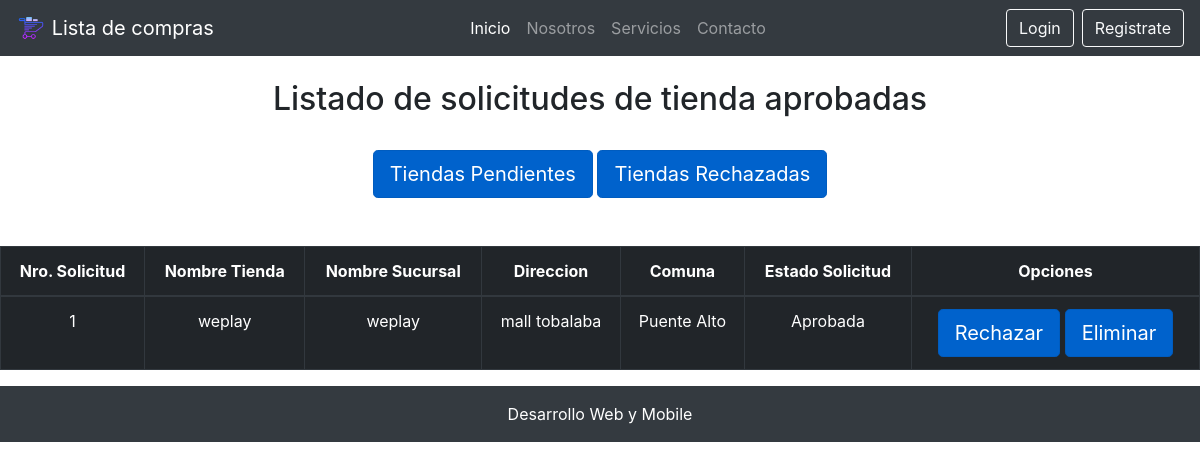
Page /tiendas_aprobadas/ on the earlier database version.
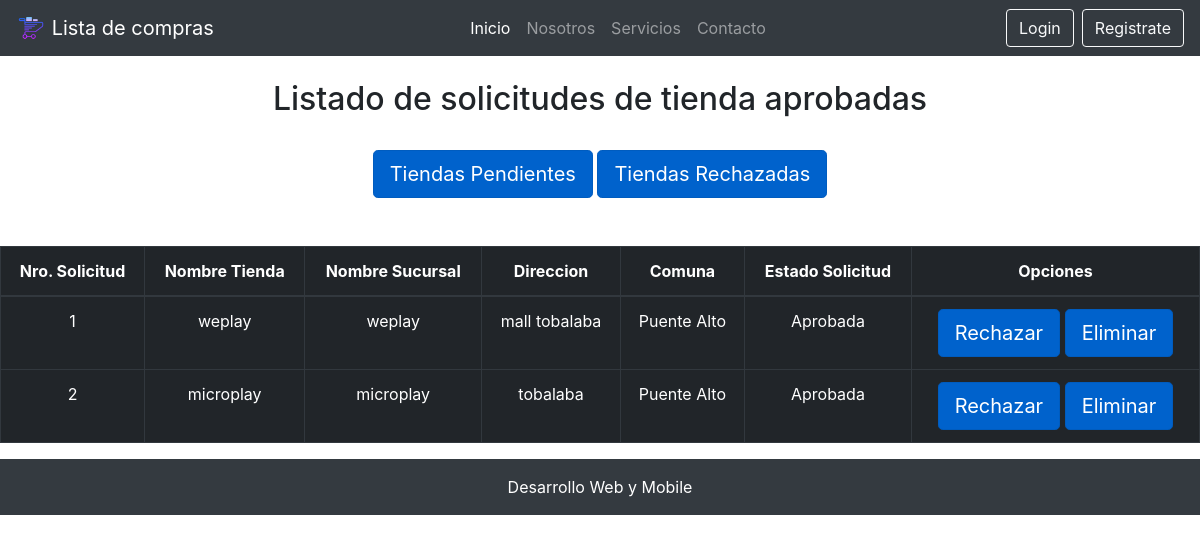
Same page on the later database version.
### core/models.py (models this page shows, shortened)
class Tienda(models.Model):
    nombre = models.CharField(max_length=50)
    nombre_sucursal = models.CharField(max_length=50, verbose_name="Nombre Sucursal")
    direccion = models.CharField(max_length=50)
    comuna = models.ForeignKey(Comuna, on_delete=models.CASCADE)
    estado_tienda = models.ForeignKey(EstadoTienda, on_delete=models.CASCADE, verbose_name="Estado Tienda")

class Comuna(models.Model):
    nombre = models.CharField(max_length=60)
    region = models.ForeignKey(Region, on_delete=models.CASCADE)

class EstadoTienda(models.Model):
    nombre = models.CharField(max_length=30, verbose_name="Estado Tienda")

### core/views.py (the view)
# urls.py: path('tiendas_aprobadas/', tiendasaprobadas, name="tiendas_aprobadas"),
def tiendasaprobadas(request):
    aprobadas = Tienda.objects.filter(estado_tienda=2)
    return render(request, 'core/tiendas_aprobadas.html', {
        'aprobadas': aprobadas
    })

### core/templates/core/tiendas_aprobadas.html (shortened to what this page needs)
{% extends "core/base.html" %}
{% block contenido %}
<br>
<h2 class="text-center">Listado de solicitudes de tienda aprobadas</h2>
<br>
<div class="row">
    <div class="col-12 text-center">
        <a href="{% url 'listar_solicitud' %}" class="btn btn-primary btn-lg active" role="button" aria-pressed="true">Tiendas Pendientes</a>
        <a href="{% url 'tiendas_rechazadas' %}" class="btn btn-primary btn-lg active" role="button" aria-pressed="true">Tiendas Rechazadas</a>
    </div>
</div>
<br>
<br>
<div class="table-responsive">
    <table class="table table-dark table-bordered table-hover table-condensed">
        <thead>
            <tr>
                <th class="text-center">Nro. Solicitud</th>
                <th class="text-center">Nombre Tienda</th>
                <th class="text-center">Nombre Sucursal</th>
                <th class="text-center">Direccion</th>
                <th class="text-center">Comuna</th>
                <th class="text-center">Estado Solicitud</th>
                <th class="text-center">Opciones</th>
            </tr>
        </thead>
        <tbody>
            {% for a in aprobadas %}
            <tr>
                <td class="text-center">{{ a.id }}</td>
                <td class="text-center">{{ a.nombre }}</td>
                <td class="text-center">{{ a.nombre_sucursal }}</td>
                <td class="text-center">{{ a.direccion }}</td>
                <td class="text-center">{{ a.comuna.nombre }}</td>
                <td class="text-center">{{ a.estado_tienda.nombre }}</td>
                <td class="text-center">
                    <a class="btn btn-primary btn-lg active" href="{% url 'rechazar_solicitud' a.id %}">Rechazar</a>
                    <a class="btn btn-primary btn-lg active" href="{% url 'eliminar_solicitud' a.id %}">Eliminar</a>
                </td>
            </tr>
            {% endfor %}
        </tbody>
    </table>
</div>
{% endblock contenido %}

Differences in the rows shown:
added Tienda: id "2", nombre "microplay", nombre_sucursal "microplay", direccion "tobalaba", comuna.nombre "Puente Alto", estado_tienda.nombre "Aprobada"
